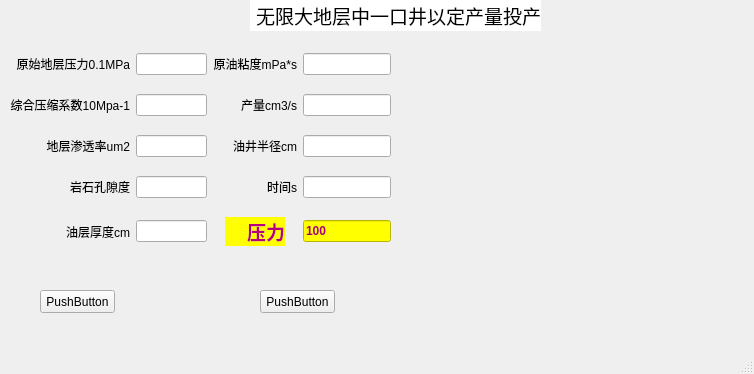
<?xml version="1.0" encoding="UTF-8"?>
<ui version="4.0">
 <class>MainWindow</class>
 <widget class="QMainWindow" name="MainWindow">
  <property name="geometry">
   <rect>
    <x>0</x>
    <y>0</y>
    <width>754</width>
    <height>374</height>
   </rect>
  </property>
  <property name="windowTitle">
   <string>MainWindow</string>
  </property>
  <property name="iconSize">
   <size>
    <width>24</width>
    <height>24</height>
   </size>
  </property>
  <widget class="QWidget" name="centralwidget">
   <widget class="QPushButton" name="pushButton">
    <property name="geometry">
     <rect>
      <x>40</x>
      <y>290</y>
      <width>75</width>
      <height>23</height>
     </rect>
    </property>
    <property name="text">
     <string>PushButton</string>
    </property>
   </widget>
   <widget class="QLabel" name="label_10">
    <property name="geometry">
     <rect>
      <x>250</x>
      <y>0</y>
      <width>291</width>
      <height>31</height>
     </rect>
    </property>
    <property name="font">
     <font>
      <family>微软雅黑</family>
      <pointsize>14</pointsize>
      <weight>9</weight>
      <italic>false</italic>
      <bold>false</bold>
     </font>
    </property>
    <property name="styleSheet">
     <string notr="true">
background-color: rgb(255, 255, 255);
font: 75 14pt &quot;微软雅黑&quot;;
font: 75 14pt &quot;微软雅黑&quot;;</string>
    </property>
    <property name="text">
     <string>无限大地层中一口井以定产量投产</string>
    </property>
    <property name="alignment">
     <set>Qt::AlignRight|Qt::AlignTrailing|Qt::AlignVCenter</set>
    </property>
   </widget>
   <widget class="QWidget" name="gridLayoutWidget">
    <property name="geometry">
     <rect>
      <x>10</x>
      <y>40</y>
      <width>381</width>
      <height>221</height>
     </rect>
    </property>
    <property name="layoutDirection">
     <enum>Qt::LeftToRight</enum>
    </property>
    <layout class="QGridLayout" name="gridLayout">
     <item row="4" column="3">
      <widget class="QLineEdit" name="lineEdit_10">
       <property name="font">
        <font>
         <pointsize>9</pointsize>
         <weight>75</weight>
         <bold>true</bold>
        </font>
       </property>
       <property name="styleSheet">
        <string notr="true">color: rgb(170, 0, 127);
background-color: rgb(255, 255, 0);</string>
       </property>
       <property name="text">
        <string>100</string>
       </property>
      </widget>
     </item>
     <item row="1" column="1">
      <widget class="QLineEdit" name="lineEdit_2">
       <property name="layoutDirection">
        <enum>Qt::LeftToRight</enum>
       </property>
      </widget>
     </item>
     <item row="3" column="1">
      <widget class="QLineEdit" name="lineEdit_7">
       <property name="layoutDirection">
        <enum>Qt::LeftToRight</enum>
       </property>
      </widget>
     </item>
     <item row="2" column="1">
      <widget class="QLineEdit" name="lineEdit_3">
       <property name="layoutDirection">
        <enum>Qt::LeftToRight</enum>
       </property>
      </widget>
     </item>
     <item row="4" column="1">
      <widget class="QLineEdit" name="lineEdit_8">
       <property name="layoutDirection">
        <enum>Qt::LeftToRight</enum>
       </property>
      </widget>
     </item>
     <item row="0" column="1">
      <widget class="QLineEdit" name="lineEdit">
       <property name="layoutDirection">
        <enum>Qt::LeftToRight</enum>
       </property>
      </widget>
     </item>
     <item row="1" column="3">
      <widget class="QLineEdit" name="lineEdit_5"/>
     </item>
     <item row="3" column="2">
      <widget class="QLabel" name="label_9">
       <property name="layoutDirection">
        <enum>Qt::LeftToRight</enum>
       </property>
       <property name="text">
        <string>时间s</string>
       </property>
       <property name="alignment">
        <set>Qt::AlignRight|Qt::AlignTrailing|Qt::AlignVCenter</set>
       </property>
      </widget>
     </item>
     <item row="2" column="2">
      <widget class="QLabel" name="label_6">
       <property name="layoutDirection">
        <enum>Qt::LeftToRight</enum>
       </property>
       <property name="text">
        <string>油井半径cm</string>
       </property>
       <property name="alignment">
        <set>Qt::AlignRight|Qt::AlignTrailing|Qt::AlignVCenter</set>
       </property>
      </widget>
     </item>
     <item row="0" column="3">
      <widget class="QLineEdit" name="lineEdit_4"/>
     </item>
     <item row="3" column="3">
      <widget class="QLineEdit" name="lineEdit_9"/>
     </item>
     <item row="2" column="3">
      <widget class="QLineEdit" name="lineEdit_6"/>
     </item>
     <item row="2" column="0">
      <widget class="QLabel" name="label_3">
       <property name="layoutDirection">
        <enum>Qt::LeftToRight</enum>
       </property>
       <property name="text">
        <string>地层渗透率um2</string>
       </property>
       <property name="alignment">
        <set>Qt::AlignRight|Qt::AlignTrailing|Qt::AlignVCenter</set>
       </property>
      </widget>
     </item>
     <item row="0" column="0">
      <widget class="QLabel" name="label">
       <property name="layoutDirection">
        <enum>Qt::LeftToRight</enum>
       </property>
       <property name="text">
        <string>原始地层压力0.1MPa</string>
       </property>
       <property name="alignment">
        <set>Qt::AlignRight|Qt::AlignTrailing|Qt::AlignVCenter</set>
       </property>
      </widget>
     </item>
     <item row="4" column="2">
      <layout class="QHBoxLayout" name="horizontalLayout" stretch="0">
       <property name="spacing">
        <number>0</number>
       </property>
       <item>
        <widget class="QLabel" name="label_11">
         <property name="maximumSize">
          <size>
           <width>60</width>
           <height>16777215</height>
          </size>
         </property>
         <property name="font">
          <font>
           <pointsize>14</pointsize>
           <weight>75</weight>
           <bold>true</bold>
          </font>
         </property>
         <property name="styleSheet">
          <string notr="true">color: rgb(181, 0, 127);
background-color: rgb(255, 255, 0);
</string>
         </property>
         <property name="text">
          <string>压力</string>
         </property>
         <property name="alignment">
          <set>Qt::AlignRight|Qt::AlignTrailing|Qt::AlignVCenter</set>
         </property>
        </widget>
       </item>
      </layout>
     </item>
     <item row="1" column="2">
      <widget class="QLabel" name="label_2">
       <property name="layoutDirection">
        <enum>Qt::LeftToRight</enum>
       </property>
       <property name="text">
        <string>产量cm3/s</string>
       </property>
       <property name="textFormat">
        <enum>Qt::AutoText</enum>
       </property>
       <property name="alignment">
        <set>Qt::AlignRight|Qt::AlignTrailing|Qt::AlignVCenter</set>
       </property>
      </widget>
     </item>
     <item row="1" column="0">
      <widget class="QLabel" name="label_5">
       <property name="layoutDirection">
        <enum>Qt::LeftToRight</enum>
       </property>
       <property name="text">
        <string>综合压缩系数10Mpa-1</string>
       </property>
       <property name="alignment">
        <set>Qt::AlignRight|Qt::AlignTrailing|Qt::AlignVCenter</set>
       </property>
      </widget>
     </item>
     <item row="0" column="2">
      <widget class="QLabel" name="label_8">
       <property name="layoutDirection">
        <enum>Qt::LeftToRight</enum>
       </property>
       <property name="text">
        <string>原油粘度mPa*s</string>
       </property>
       <property name="alignment">
        <set>Qt::AlignRight|Qt::AlignTrailing|Qt::AlignVCenter</set>
       </property>
      </widget>
     </item>
     <item row="3" column="0">
      <widget class="QLabel" name="label_4">
       <property name="layoutDirection">
        <enum>Qt::LeftToRight</enum>
       </property>
       <property name="text">
        <string>岩石孔隙度</string>
       </property>
       <property name="alignment">
        <set>Qt::AlignRight|Qt::AlignTrailing|Qt::AlignVCenter</set>
       </property>
      </widget>
     </item>
     <item row="4" column="0">
      <widget class="QLabel" name="label_7">
       <property name="layoutDirection">
        <enum>Qt::LeftToRight</enum>
       </property>
       <property name="text">
        <string>油层厚度cm</string>
       </property>
       <property name="alignment">
        <set>Qt::AlignRight|Qt::AlignTrailing|Qt::AlignVCenter</set>
       </property>
      </widget>
     </item>
    </layout>
   </widget>
   <widget class="QPushButton" name="pushButton_2">
    <property name="geometry">
     <rect>
      <x>260</x>
      <y>290</y>
      <width>75</width>
      <height>23</height>
     </rect>
    </property>
    <property name="text">
     <string>PushButton</string>
    </property>
   </widget>
  </widget>
  <widget class="QMenuBar" name="menubar">
   <property name="geometry">
    <rect>
     <x>0</x>
     <y>0</y>
     <width>754</width>
     <height>23</height>
    </rect>
   </property>
  </widget>
  <widget class="QStatusBar" name="statusbar"/>
 </widget>
 <resources/>
 <connections>
  <connection>
   <sender>pushButton</sender>
   <signal>clicked()</signal>
   <receiver>MainWindow</receiver>
   <slot>showMaximized()</slot>
   <hints>
    <hint type="sourcelabel">
     <x>111</x>
     <y>243</y>
    </hint>
    <hint type="destinationlabel">
     <x>169</x>
     <y>242</y>
    </hint>
   </hints>
  </connection>
 </connections>
</ui>
